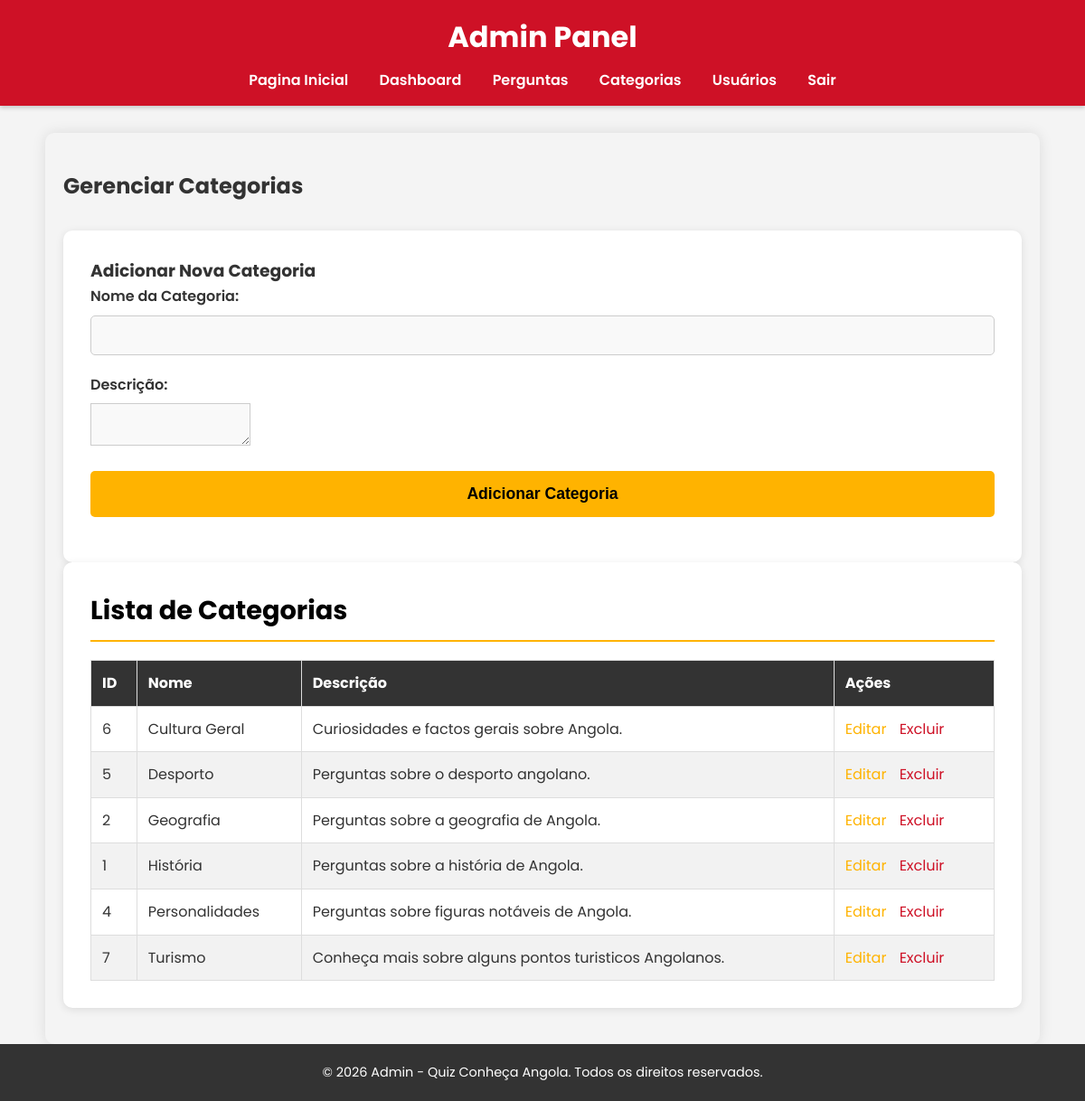
The app's page /admin/manage_categories.php (signed in) with its own data.
### tables this page shows
CREATE TABLE `categorias` (
  `id` int(11) NOT NULL,
  `nome_categoria` varchar(100) NOT NULL,
  `descricao` text DEFAULT NULL
);

### admin/manage_categories.php (the view, shortened to what this page needs)
<?php
require_once '../config.php';
include 'admin_header.php';
$edit_category = null;
$categories_result = $conn->query("SELECT id, nome_categoria, descricao FROM categorias ORDER BY nome_categoria ASC");
?>
<main class="container admin-dashboard">
    <h2>Gerenciar Categorias</h2>
    <div class="admin-form">
        <h3><?= $edit_category ? 'Editar Categoria' : 'Adicionar Nova Categoria' ?></h3>
        <form action="manage_categories.php" method="POST">
            <div class="form-group">
                <label for="nome_categoria">Nome da Categoria:</label>
                <input type="text" id="nome_categoria" name="nome_categoria" value="<?= $edit_category ? htmlspecialchars($edit_category['nome_categoria']) : '' ?>" required>
            </div>
            <div class="form-group">
                <label for="descricao">Descrição:</label>
                <textarea id="descricao" name="descricao" rows="3"><?= $edit_category ? htmlspecialchars($edit_category['descricao']) : '' ?></textarea>
            </div>
            <div class="form-group">
                <input type="submit" value="<?= $edit_category ? 'Atualizar Categoria' : 'Adicionar Categoria' ?>">
            </div>
        </form>
    </div>
    <section class="admin-section">
        <h3>Lista de Categorias</h3>
        <?php if ($categories_result->num_rows > 0): ?>
        <table class="admin-table">
            <thead>
                <tr>
                    <th>ID</th>
                    <th>Nome</th>
                    <th>Descrição</th>
                    <th>Ações</th>
                </tr>
            </thead>
            <tbody>
                <?php while ($row = $categories_result->fetch_assoc()): ?>
                <tr>
                    <td><?= htmlspecialchars($row['id']) ?></td>
                    <td><?= htmlspecialchars($row['nome_categoria']) ?></td>
                    <td><?= htmlspecialchars($row['descricao']) ?></td>
                    <td class="actions">
                        <a href="manage_categories.php?edit_id=<?= $row['id'] ?>" class="edit">Editar</a>
                        <a href="manage_categories.php?delete_id=<?= $row['id'] ?>" class="delete" onclick="return confirm('Tem certeza que deseja excluir esta categoria?');">Excluir</a>
                    </td>
                </tr>
                <?php endwhile; ?>
            </tbody>
        </table>
        <?php else: ?>
        <p>Nenhuma categoria cadastrada.</p>
        <?php endif; ?>
    </section>
</main>
<?php
include 'admin_footer.php';
?>

### css/style.css (style rules this page uses)
:root { --color-red: #CE1126; --color-black: #000000; --color-yellow: #FFB300; --color-white: #FFFFFF; --color-light-gray: #f4f4f4; --color-dark-gray: #333; }
* { margin: 0; padding: 0; box-sizing: border-box; }
body { font-family: 'Poppins', sans-serif; line-height: 1.6; background-color: var(--color-light-gray); color: var(--color-dark-gray); }
.container { max-width: 1100px; margin: auto; overflow: hidden; padding: 0 20px; }
.form-group { margin-bottom: 20px; text-align: left; }
.form-group label { display: block; margin-bottom: 8px; font-weight: 600; }
.form-group input[type="text"], .form-group input[type="email"], .form-group input[type="password"] { width: 100%; padding: 12px; border: 1px solid rgba(255, 255, 255, 0.3); border-radius: 5px; background-color: rgba(255, 255, 255, 0.05); color: var(--color-white); font-size: 1em; }
.form-group input[type="text"]::placeholder, .form-group input[type="email"]::placeholder, .form-group input[type="password"]::placeholder { color: rgba(255, 255, 255, 0.7); }
.form-group input[type="submit"] { width: 100%; background-color: var(--color-yellow); color: var(--color-black); border: none; padding: 15px; border-radius: 5px; font-size: 1.1em; font-weight: 700; cursor: pointer; transition: background-color 0.3s ease; }

### admin/admin_header.php (style rules this page uses)
.admin-dashboard { padding: 40px 20px; background-color: var(--color-light-gray); border-radius: 10px; margin-top: 30px; box-shadow: 0 0 15px rgba(0,0,0,0.1); }
.admin-section { background-color: var(--color-white); padding: 30px; border-radius: 10px; box-shadow: 0 2px 10px rgba(0,0,0,0.1); }
.admin-section h3 { color: var(--color-black); margin-bottom: 20px; font-size: 1.8em; border-bottom: 2px solid var(--color-yellow); padding-bottom: 10px; }
.admin-table { width: 100%; border-collapse: collapse; margin-top: 20px; }
.admin-table th, .admin-table td { border: 1px solid #ddd; padding: 12px; text-align: left; }
.admin-table th { background-color: var(--color-dark-gray); color: var(--color-white); }
.admin-table tr:nth-child(even) { background-color: #f2f2f2; }
.admin-table .actions a { margin-right: 10px; color: var(--color-red); text-decoration: none; }
.admin-table .actions a.edit { color: var(--color-yellow); }
.admin-table .actions a.delete { color: var(--color-red); }
.admin-form { background-color: var(--color-white); padding: 30px; border-radius: 10px; box-shadow: 0 2px 10px rgba(0,0,0,0.1); margin-top: 30px; }
.admin-form .form-group label { color: var(--color-dark-gray); }
.admin-form .form-group input[type="text"], .admin-form .form-group input[type="email"], .admin-form .form-group input[type="password"], .admin-form .form-group textarea, .admin-form .form-group select { border: 1px solid #ccc; background-color: #f9f9f9; color: var(--color-dark-gray); }
.admin-form .form-group input[type="submit"] { background-color: var(--color-yellow); color: var(--color-black); }

### records on screen
categorias: id "6", nome_categoria "Cultura Geral", descricao "Curiosidades e factos gerais sobre Angola."
categorias: id "5", nome_categoria "Desporto", descricao "Perguntas sobre o desporto angolano."
categorias: id "2", nome_categoria "Geografia", descricao "Perguntas sobre a geografia de Angola."
categorias: id "1", nome_categoria "História", descricao "Perguntas sobre a história de Angola."
categorias: id "4", nome_categoria "Personalidades", descricao "Perguntas sobre figuras notáveis de Angola."
categorias: id "7", nome_categoria "Turismo", descricao "Conheça mais sobre alguns pontos turisticos Angolanos."
